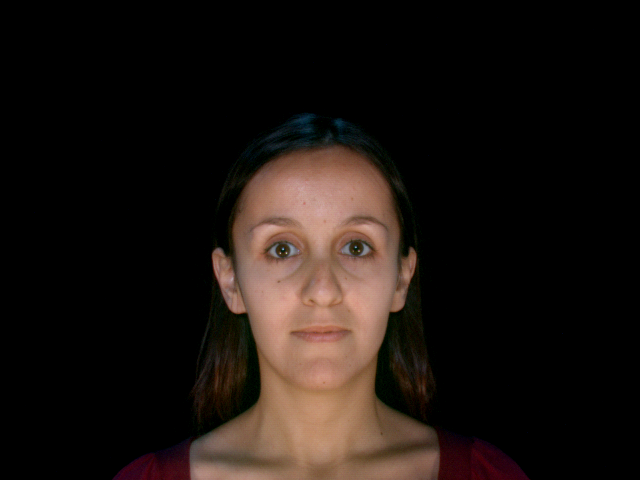
#> input picture repositorio/s001-00_img.bmp, 640 x 480 px, found by its file name
$ python testes.py
#> lines starting #> are read from the running program, lines starting #| are printed output that depends on the picture; pictures that were not available may be replaced by others from this repository, and a replacement may not be noted
#!/usr/bin/env python3
# -*- coding: utf-8 -*-
"""
Created on Mon Oct 28 09:45:24 2019

@author: orlando
"""

import cv2,os
import numpy as np
from PIL import Image

#file = open('s001-00_img.bmp', 'r', encoding='latin-1')
pilImage=Image.open('s001-00_img.bmp').convert('L')
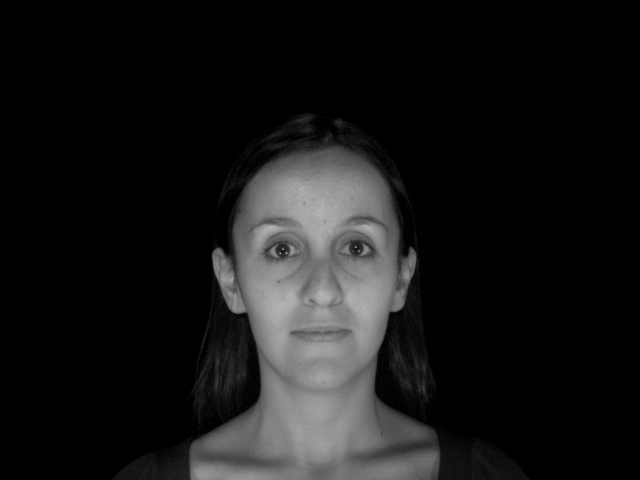
#> pilImage: PIL image 640x480 L; min 0, max 182, mean 22.5
imageNp=np.array(pilImage,'uint8')
faceSamples=[]
detector= cv2.CascadeClassifier("haarcascade/haarcascade_frontalface_default.xml");
faces=detector.detectMultiScale(imageNp)
#> faces = [[289, 364, 83, 83], [210, 168, 221, 221]]
#If a face is there then append that in the list as well as Id of it
for (x,y,w,h) in faces:
    faceSamples.append(imageNp[y:y+h,x:x+w])
#> this loop made 2 passes
#> after the loop, faceSamples = 2 items
#img = img_as_float(file)
#emotion = int(float(file.readline()))


#recognizer = cv2.createLBPHFaceRecognizer()


def getImagesAndLabels(path):
    #get the path of all the files in the folder
#> called with path = 'dataset/s001/bmp'
    imagePaths=[os.path.join(path,f) for f in os.listdir(path)]
    #create empth face list
    faceSamples=[]
    #create empty ID list
    Ids=[]
    #now looping through all the image paths and loading the Ids and the images
    for imagePath in imagePaths:
        #loading the image and converting it to gray scale
        pilImage=Image.open(imagePath).convert('L')
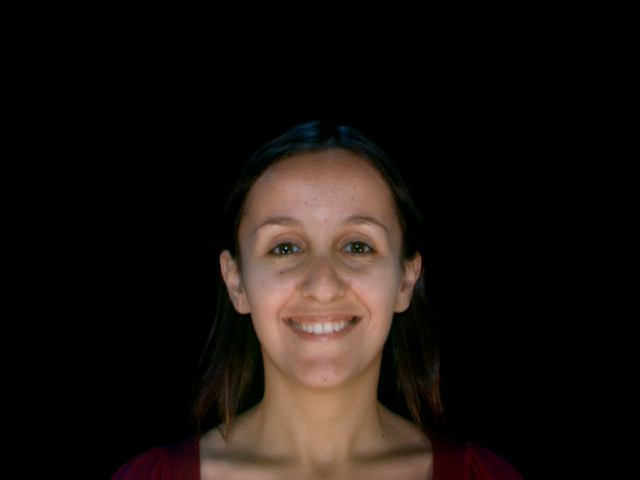
#> input picture repositorio/s001-01_img.bmp, 640 x 480 px, given as the content of the folder dataset/s001/bmp, which was not available
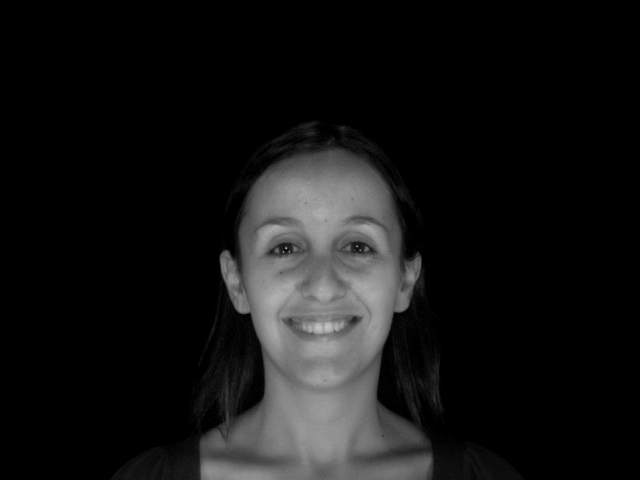
#> pilImage: PIL image 640x480 L; min 0, max 200, mean 20.3
        #Now we are converting the PIL image into numpy array
        imageNp=np.array(pilImage,'uint8')
        #getting the Id from the image
#> (the run stopped early here; a loop or call above may not have finished)
